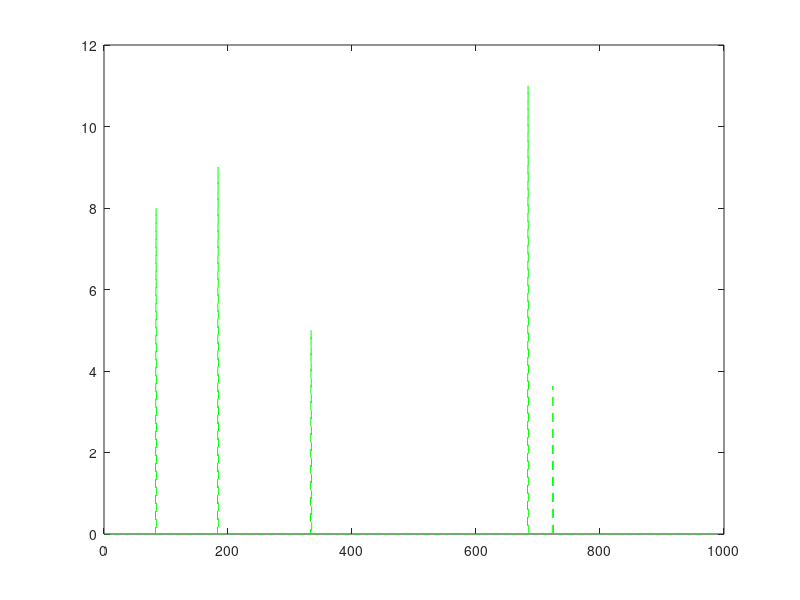
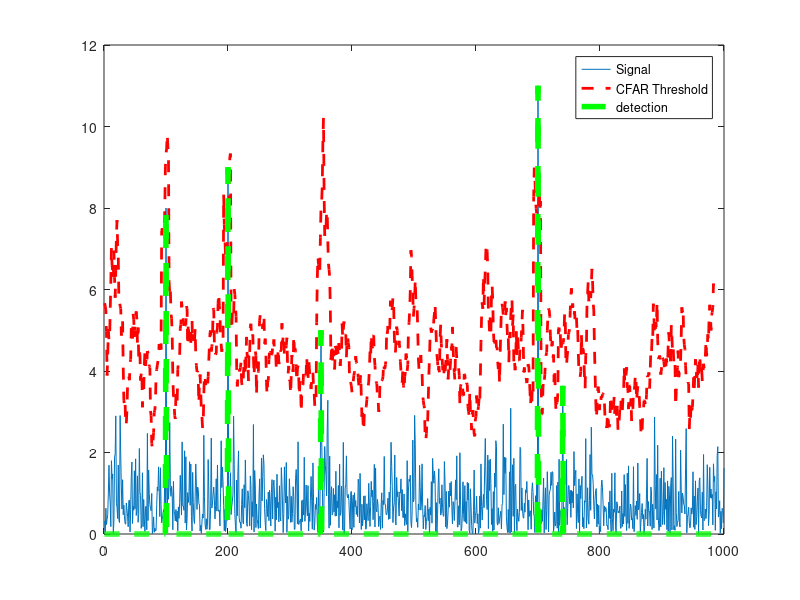

The MATLAB script that drew these images, in order:
% Implement 1D CFAR using lagging cells on the given noise and target scenario.
close all;
clear;

Ns = 1000; % number of data points (range bins)
s = abs(randn(Ns, 1)); % generate random noise
s([100, 200, 350, 700]) = [8 9 5 11]; % add four targets
plot(s);

T = 12; % training cells (lagging)
G = 4; % guard cells
snr_offset = 5.5; % offset above noise threshold for desired signal to noise ratio
threshold_cfar = [];
signal_cfar = [];

for i = 1:(Ns-(G+T))
    noise_level = sum(s(i:i+T-1)); % sum of noise in training cells

    threshold = (noise_level / T) * snr_offset; % linear data so multiply with the offset (add for logarithic data)
    threshold_cfar = [threshold_cfar, {threshold}];

    signal = s(i+T+G);

    if signal < threshold
        signal = 0;
    end

    signal_cfar = [signal_cfar, {signal}];
end

% plot the filtered signal
plot (cell2mat(signal_cfar), 'g--');

% plot original sig, threshold and filtered signal within the same figure.
figure, plot(s);
hold on, plot(cell2mat(circshift(threshold_cfar, G)),'r--', 'LineWidth', 2);
hold on, plot(cell2mat(circshift(signal_cfar, (T+G))),'g--', 'LineWidth', 4);
legend('Signal', 'CFAR Threshold', 'detection');
